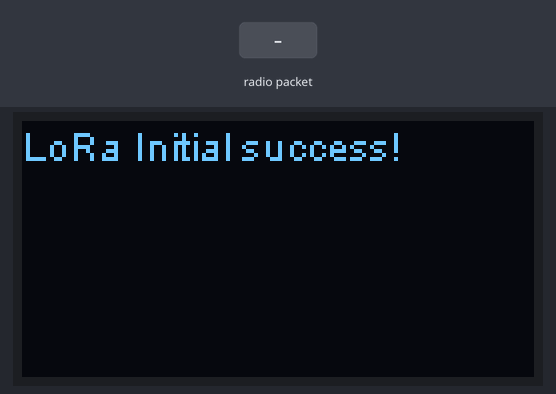
A sketch run on a simulated ESP32. Shown: 128×64 one-colour display. The inputs (shaded band) are chosen by the test bench. WiFi joins after 1.5 s; servers stay silent unless stated; what the sketch prints to the serial monitor is not drawn.

Above: at 3.0 s.
3.1 s: radio packet "1" arrives
At 3.5 s:
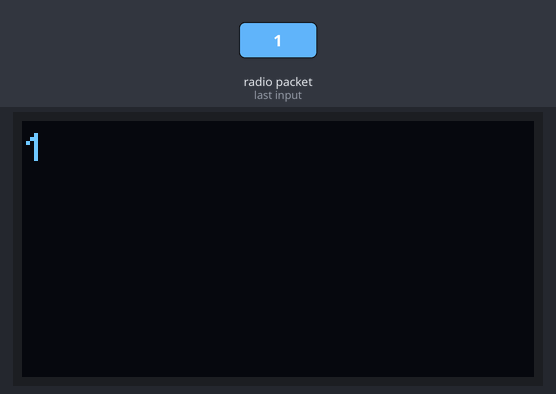
4.6 s: radio packet "0" arrives
At 5.8 s:
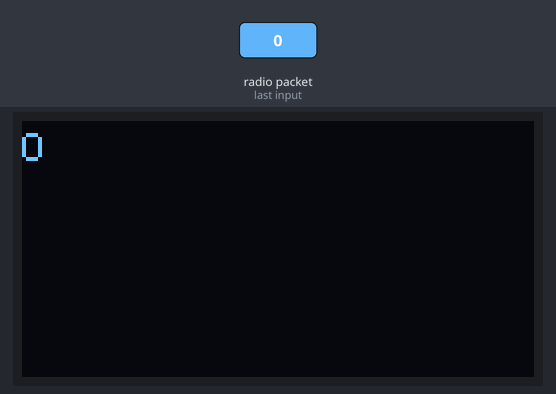
6.1 s: radio packet "2" arrives
Timing chart, 0 to 9.1 s (numbered marks = the images above; inputs shaded):
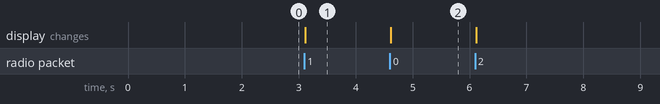

The sketch:

LoRaReceiver.ino
```cpp
#include "heltec.h"
#include <WiFi.h>
#include <HTTPClient.h>
#include <ArduinoJson.h>

#define BAND    915E6  //you can set band here directly,e.g. 868E6,915E6

const char* ssid = "VTR-1498496";
const char* password = "***";
String serverName = "http://192.168.0.100:8080/data/update";
unsigned long lastTime = 0;
unsigned long timerDelay = 10000;

void setup() {
    //WIFI Kit series V1 not support Vext control
  Heltec.begin(true /*DisplayEnable Enable*/, true /*Heltec.LoRa Disable*/, true /*Serial Enable*/, true /*PABOOST Enable*/, BAND /*long BAND*/);

  WiFi.begin(ssid, password);
  Serial.println("Connecting");
  while(WiFi.status() != WL_CONNECTED) {
    delay(500);
    Serial.print(".");
  }
  Serial.println("");
  Serial.print("Connected to WiFi network with IP Address: ");
  Serial.println(WiFi.localIP());

  Serial.println("Timer set to 5 seconds (timerDelay variable), it will take 5 seconds before publishing the first reading.");
}

void loop() {
  // try to parse packet
  int packetSize = LoRa.parsePacket();

  if (packetSize) {
    // received a packet
    Serial.print("Received packet '");
    // read packet
    int iter = 0;
    String str;
    while (LoRa.available()) {
      str += (char)LoRa.read();
    }
    Serial.print(str);
    Heltec.display -> clear();
    Heltec.display -> drawString(0, 0, str);
    Heltec.display -> display();
    // print RSSI of packet
    Serial.print("' with RSSI ");
    Serial.println(LoRa.packetRssi());

    //Send an HTTP POST request every 10 minutes
    if ((millis() - lastTime) > timerDelay) {
      //Check WiFi connection status
      if(WiFi.status()== WL_CONNECTED){
        WiFiClient client;
        HTTPClient http;

        // Your Domain name with URL path or IP address with path
        http.begin(client, serverName);

        // Specify content-type header
        http.addHeader("Content-Type", "application/json");

        // Prepare JSON document
        DynamicJsonDocument doc(2048);
        doc["data"] = str;

        // Serialize JSON document
        String json;
        serializeJson(doc, json);
        Serial.print(json);
        // Data to send with HTTP POST
        String httpRequestData = {};
        // Send HTTP POST request
        int httpResponseCode = http.POST(json);

        // If you need an HTTP request with a content type: application/json, use the following:
        //http.addHeader("Content-Type", "application/json");
        //int httpResponseCode = http.POST("{\"api_key\":\"tPmAT5Ab3j7F9\",\"sensor\":\"BME280\",\"value1\":\"24.25\",\"value2\":\"49.54\",\"value3\":\"1005.14\"}");

        // If you need an HTTP request with a content type: text/plain
        //http.addHeader("Content-Type", "text/plain");
        //int httpResponseCode = http.POST("Hello, World!");

        Serial.print("HTTP Response code: ");
        Serial.println(httpResponseCode);

        // Free resources
        http.end();
      }
      else {
        Serial.println("WiFi Disconnected");
      }
      lastTime = millis();
    }
  }
}
```

Measured:
- after the input at 3.1 s, the display: changes at once (image 1)
- after the input at 4.6 s, the display: changes at once (image 2)
